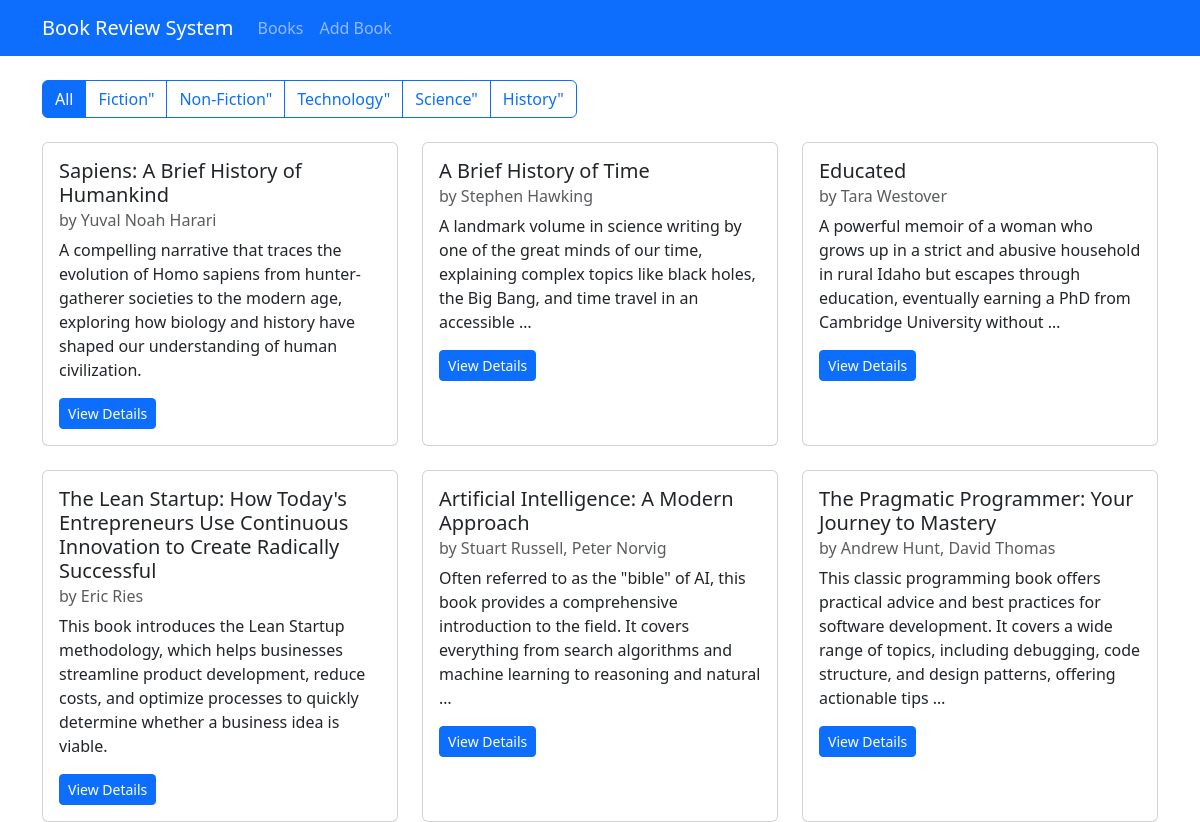
The page / on the database its author committed.
### book/models.py (models this page shows, shortened)
class Book(models.Model):
    title = models.CharField(max_length=100)
    author = models.CharField(max_length=100)
    description = models.TextField()
    isbn = models.CharField('ISBN', max_length=13, unique=True)
    genre = models.CharField(max_length=20, choices=GENRE_CHOICES)
    publication_date = models.DateField()
    average_rating = models.DecimalField(
        max_digits=3,
        decimal_places=2,
        validators=[MinValueValidator(0), MaxValueValidator(5)],
        default=0
    )
    created_at = models.DateTimeField(auto_now_add=True)
    updated_at = models.DateTimeField(auto_now=True)

### book/views.py (the view)
# urls.py: path('', views.books_list, name='books-list'),
def books_list(request):
    genre = request.GET.get('genre')
    if genre:
        books = Book.objects.filter(genre=genre).order_by('-created_at')
    else:
        books = Book.objects.all().order_by('-created_at')
    return render(request, 'book/books_list.html', {'books':books})

### book/templates/book/books_list.html (shortened to what this page needs)
{% extends "book/base.html" %}
{% block content %}
<div class="row mb-4">
    <div class="col">
        <div class="btn-group">
            <a href="{% url 'books-list' %}" class="btn btn-outline-primary {% if not request.GET.genre %} active {% endif %}">All</a>
            <a href="?genre=fiction" class="btn btn-outline-primary" {% if request.GET.genre == 'fiction' %} active {% endif %}>Fiction"</a>
            <a href="?genre=non_fiction" class="btn btn-outline-primary" {% if request.GET.genre == 'non_fiction' %} active {% endif %}>Non-Fiction"</a>
            <a href="?genre=technology" class="btn btn-outline-primary" {% if request.GET.genre == 'technology' %} active {% endif %}>Technology"</a>
            <a href="?genre=science" class="btn btn-outline-primary" {% if request.GET.genre == 'science' %} active {% endif %}>Science"</a>
            <a href="?genre=history" class="btn btn-outline-primary" {% if request.GET.genre == 'history' %} active {% endif %}>History"</a>
        </div>
    </div>
</div>
<div class="row row-cols-1 row-cols-md-3 g-4">
    {% for book in books %}
    <div class='col'>
        <div class="card h-100">
            <div class="card-body">
                <h5 class="card-title">{{book.title}}</h5>
                <h6 class="card-subtitle mb-2 text-muted">by {{book.author}}</h6>
                <p class="card-text">{{book.description|truncatewords:30}}</p>
                <div class="d-flex justify-content-between align-items-center">
                    <a href="{% url 'book-detail' book.pk %}" class="btn btn-sm btn-primary">View Details</a>
                </div>
            </div>
        </div>
    </div>
        {% empty %}
        <div class="col-12">
            <p>No Books found.</p>
        </div>
    {% endfor %}
</div>
{% endblock content %}

### book/templates/book/base.html (shortened to what this page needs)
<!DOCTYPE html>
<html lang="en">
<head>
    <link href="https://cdn.jsdelivr.net/npm/bootstrap@5.3.6/dist/css/bootstrap.min.css" rel="stylesheet">
</head>
<body>
    <nav class="navbar navbar-expand-lg navbar-dark bg-primary mb-4">
        <div class="container">
            <a class="navbar-brand" href="/">Book Review System</a>
            <div class="collapse navbar-collapse" id="navbarNav">
                <ul class="navbar-nav">
                    <li class="nav-item">
                        <a class="nav-link" href="{% url 'books-list' %}">Books</a>
                    </li>
                    <li class="nav-item">
                        <a class="nav-link" href="{% url 'book-create' %}">Add Book</a>
                    </li>
                </ul>
            </div>
        </div>
    </nav>
    <div class="container">
        {% block content %}{% endblock content %}
    </div>
</body>
</html>

### rows shown on the page
Book: title "Sapiens: A Brief History of Humankind", author "Yuval Noah Harari", description "A compelling narrative that traces the evolution of Homo sapiens from hunter-gatherer societies to the modern age, exploring how biology and history have shaped our understanding of human civilization."
Book: title "A Brief History of Time", author "Stephen Hawking", description "A landmark volume in science writing by one of the great minds of our time, explaining complex topics like black holes, the Big Bang, and time travel in an accessible …"
Book: title "Educated", author "Tara Westover", description "A powerful memoir of a woman who grows up in a strict and abusive household in rural Idaho but escapes through education, eventually earning a PhD from Cambridge University without …"
Book: title "The Lean Startup: How Today's Entrepreneurs Use Continuous Innovation to Create Radically Successful", author "Eric Ries", description "This book introduces the Lean Startup methodology, which helps businesses streamline product development, reduce costs, and optimize processes to quickly determine whether a business idea is viable."
Book: title "Artificial Intelligence: A Modern Approach", author "Stuart Russell, Peter Norvig", description "Often referred to as the \"bible\" of AI, this book provides a comprehensive introduction to the field. It covers everything from search algorithms and machine learning to reasoning and natural …"
Book: title "The Pragmatic Programmer: Your Journey to Mastery", author "Andrew Hunt, David Thomas", description "This classic programming book offers practical advice and best practices for software development. It covers a wide range of topics, including debugging, code structure, and design patterns, offering actionable tips …"
